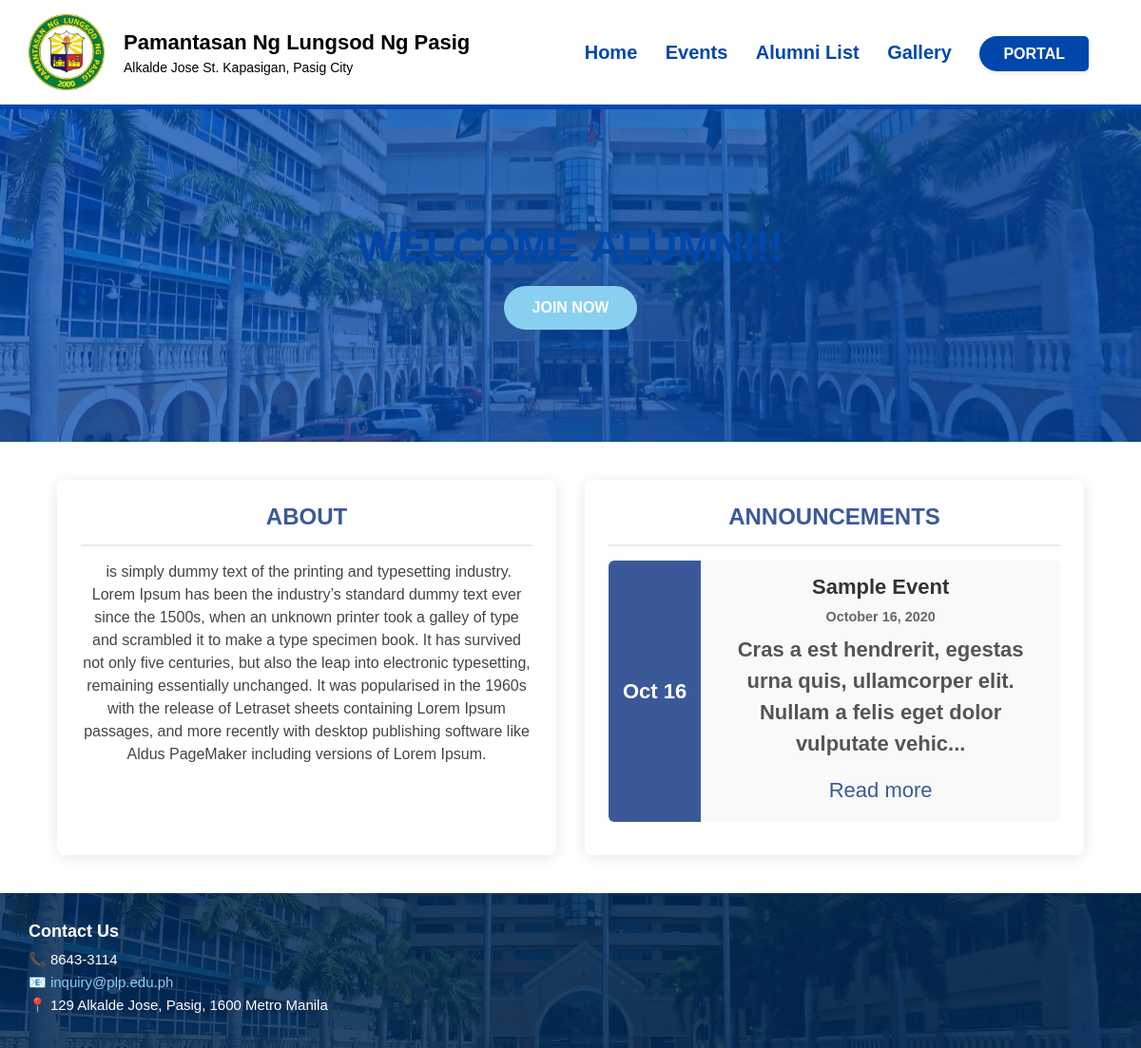
The page / on the database its author committed.
### tables this page shows
CREATE TABLE `system_settings` (
  `id` int(30) NOT NULL,
  `name` text NOT NULL,
  `email` varchar(200) NOT NULL,
  `contact` varchar(20) NOT NULL,
  `cover_img` text NOT NULL,
  `about_content` text NOT NULL
);

CREATE TABLE `events` (
  `id` int(30) NOT NULL,
  `title` varchar(250) NOT NULL,
  `content` text NOT NULL,
  `schedule` datetime NOT NULL,
  `banner` text NOT NULL,
  `date_created` datetime NOT NULL DEFAULT current_timestamp()
);

### index.php (the view, shortened to what this page needs)
<?php
include 'config.php';
$events_query = "SELECT * FROM events ORDER BY schedule DESC LIMIT 3";
$events_result = $conn->query($events_query);
?>
<!DOCTYPE html>
<html lang="en">
<head>
  <link rel="stylesheet" href="css/style.css" />
  <link rel="stylesheet" href="css/index.css" />
</head>
<body>
  <nav class="navbar">
    <div class="navdiv">
      <div class="header-left">
        <img src="images/plp-logo.png" alt="PLP Logo" class="logo" />
        <div>
          <h1>Pamantasan Ng Lungsod Ng Pasig</h1>
          <p>Alkalde Jose St. Kapasigan, Pasig City</p>
        </div>
      </div>
      <ul>
        <li><a href="index.php">Home</a></li>
        <li><a href="events.php">Events</a></li>
        <li><a href="alumni-list.php">Alumni List</a></li>
        <li><a href="gallery.php">Gallery</a></li>
        <?php if(isset($_SESSION['alumni_id'])): ?>
          <li><a href="job.php">Job</a></li>
          <li><a href="profile.php">Profile</a></li>
          <li><a href="logout.php">Logout</a></li>
        <?php else: ?>
          <li><a href="home.php" class="portal-label">PORTAL</a></li>
        <?php endif; ?>
      </ul>
     </div>
  </nav>
  <section class="banner" style="background-image: url('images/plpasigg.jpg');">
    <div class="overlay">
      <h2>WELCOME ALUMNI!!</h2>
      <div class="banner-buttons">
        <?php if(!isset($_SESSION['alumni_id'])): ?>
          <a href="home.php" class="btn join-btn">JOIN NOW</a>
        <?php else: ?>
          <a href="profile.php" class="btn join-btn">MY PROFILE</a>
        <?php endif; ?>
      </div>
    </div>
  </section>
  <section class="info-section">
    <div class="info-box about-box">
      <h3 class="section-title">ABOUT</h3>
      <div class="about-content">
        <?php
          $about_query = "SELECT about_content FROM system_settings WHERE id = 1";
          $about_result = $conn->query($about_query);
          if ($about_result && $about_result->num_rows > 0) {
            $about = $about_result->fetch_assoc();
            echo html_entity_decode($about['about_content']);
          } else {
            echo "<p>Welcome to the Pamantasan ng Lungsod ng Pasig Alumni Portal.</p>";
          }
        ?>
      </div>
    </div>
    <div class="info-box events-box">
      <h3 class="section-title">ANNOUNCEMENTS</h3>
      <div class="events-container">
        <?php
        if ($events_result->num_rows > 0) {
          while($event = $events_result->fetch_assoc()) {
            $content_excerpt = strip_tags(html_entity_decode($event['content']));
            $content_excerpt = substr($content_excerpt, 0, 100) . (strlen($content_excerpt) > 100 ? "..." : "");
            echo "<div class='event-card'>";
            echo "<div class='event-date'>" . date('M d', strtotime($event['schedule'])) . "</div>";
            echo "<div class='event-content'>";
            echo "<h4>" . $event['title'] . "</h4>";
            echo "<p class='event-schedule'><i class='fa fa-calendar'></i> " . date('F d, Y', strtotime($event['schedule'])) . "</p>";
            echo "<p class='event-excerpt'>" . $content_excerpt . "</p>";
            echo "<a href='events.php?id=" . $event['id'] . "' class='read-more'>Read more</a>";
            echo "</div>";
            echo "</div>";
          }
        } else {
          echo "<div class='no-events'>No upcoming events.</div>";
        }
        ?>
      </div>
    </div>
  </section>
  <footer class="footer">
    <h4>Contact Us</h4>
    <p>📞 8643-3114</p>
    <p>📧 <a href="plpasig@plp.edu.ph">inquiry@plp.edu.ph</a></p>
    <p>📍 129 Alkalde Jose, Pasig, 1600 Metro Manila</p>
  </footer>
</body>
</html>

### css/style.css (style rules this page uses)
* { margin: 0; padding: 0; box-sizing: border-box; }
body { font-family: 'Arial', sans-serif; background: #ffffff; color: #000; }
.header-left { display: flex; align-items: center; gap: 20px; }
.logo { width: 80px; height: 80px; }
.header-left h1 { font-size: 22px; font-weight: bold; }
.header-left p { font-size: 14px; margin-top: 5px; }
.portal-label { background-color: #0047AB; color: white; padding: 10px 25px; font-weight: bold; font-size: 16px; border-top-left-radius: 30px; border-bottom-left-radius: 30px; border-top-right-radius: 8px; border-bottom-right-radius: 8px; box-shadow: 0 2px 4px rgba(0,0,0,0.1); }
.banner { background: url('plpasigg.jpg') center/cover no-repeat; height: 350px; position: relative; }
.overlay { background-color: rgba(0, 71, 171, 0.75); width: 100%; height: 100%; color: #fff; text-align: center; display: flex; flex-direction: column; justify-content: center; }
.banner h2 { font-size: 2.8rem; font-weight: bold; margin-bottom: 1rem; }
.banner-buttons { display: flex; justify-content: center; gap: 1.5rem; }
.btn { background-color: #89CFF0; color: #fff; padding: 14px 30px; border-radius: 30px; font-weight: bold; text-decoration: none; font-size: 16px; }
.info-section { display: flex; justify-content: space-around; background-color: #ffffff; padding: 40px 20px; }
.info-box { background: #0047AB; color: white; width: 45%; padding: 70px 30px; border-radius: 20px; text-align: center; font-weight: bold; font-size: 22px; box-shadow: 0 4px 8px rgba(0,0,0,0.1); }
.footer { background: url('plpasigg.jpg') center/cover no-repeat; background-size: cover; padding: 30px; color: white; position: relative; }
.footer::before { content: ""; background-color: rgba(0, 40, 85, 0.85); position: absolute; top: 0; left: 0; height: 100%; width: 100%; z-index: 1; }
.footer * { position: relative; z-index: 2; }
.footer h4 { font-size: 18px; margin-bottom: 10px; }
.footer p { margin: 6px 0; font-size: 15px; }
.footer a { color: #89CFF0; text-decoration: none; }
h2 { margin-bottom: 20px; font-size: 32px; color: #0047AB; outline: none; }
* { text-decoration: none; }
.navbar { background: #fff; padding: 15px 30px; border-bottom: 5px solid #0047AB; }
.navdiv { display: flex; align-items: center; justify-content: space-between; }
li { list-style: none; display: inline-block; }
li a { color: #0047AB; font-size: 20px; font-weight: bold; margin-right: 25px; }
.about-content { text-align: left; height: 300px; overflow-y: auto; padding: 0 15px; }
.about-content p { margin-bottom: 15px; font-weight: normal; font-size: 16px; line-height: 1.5; color: #444; text-align: justify; }
.about-content span { font-weight: normal; color: #444; font-family: 'Arial', sans-serif !important; }

### css/index.css (style rules this page uses)
.info-section { display: flex; flex-wrap: wrap; gap: 30px; padding: 40px 5%; max-width: 1200px; margin: 0 auto; }
.info-box { flex: 1; min-width: 300px; background: #fff; border-radius: 8px; box-shadow: 0 2px 15px rgba(0,0,0,0.1); padding: 25px; overflow: hidden; }
.section-title { color: #3b5998; position: relative; padding-bottom: 15px; margin-top: 0; font-size: 1.5rem; font-weight: 600; border-bottom: 2px solid #eaeaea; }
.about-content { padding: 15px 0; line-height: 1.6; color: #444; height: 300px; overflow-y: auto; }
.about-content p { margin-bottom: 15px; color: #444 !important; }
.about-content span, .about-content a, .about-content div { color: #444 !important; }
.events-container { display: flex; flex-direction: column; gap: 20px; padding-top: 15px; }
.event-card { display: flex; background: #f9f9f9; border-radius: 6px; overflow: hidden; transition: transform 0.3s ease, box-shadow 0.3s ease; }
.event-date { display: flex; flex-direction: column; justify-content: center; align-items: center; background: #3b5998; color: white; padding: 10px 15px; font-weight: bold; text-align: center; min-width: 80px; }
.event-content { padding: 15px; flex: 1; }
.event-content h4 { margin: 0 0 10px 0; color: #333; }
.event-schedule { color: #666; font-size: 0.9rem; margin: 0 0 10px 0; }
.event-excerpt { color: #555; margin: 0 0 15px 0; line-height: 1.5; }
.read-more { display: inline-block; color: #3b5998; font-weight: 500; text-decoration: none; padding: 5px 0; }

### rows shown on the page
system_settings: about_content "is simply dummy text of the printing and typesetting industry. Lorem Ipsum has been the industry’s standard dummy text ever since the 1500s, when an unknown printer took a galley of type and scrambled it to make a type specimen book. It has survived not only five centuries, but also the leap into electronic typesetting, remaining essentially unchanged. It was popularised in the 1960s with the release of Letraset sheets containing Lorem Ipsum passages, and more recently with desktop publishing software like Aldus PageMaker including versions of Lorem Ipsum."
events: schedule "Oct 16", title "Sample Event", schedule "October 16, 2020", content "Cras a est hendrerit, egestas urna quis, ullamcorper elit. Nullam a felis eget dolor vulputate vehic..."
